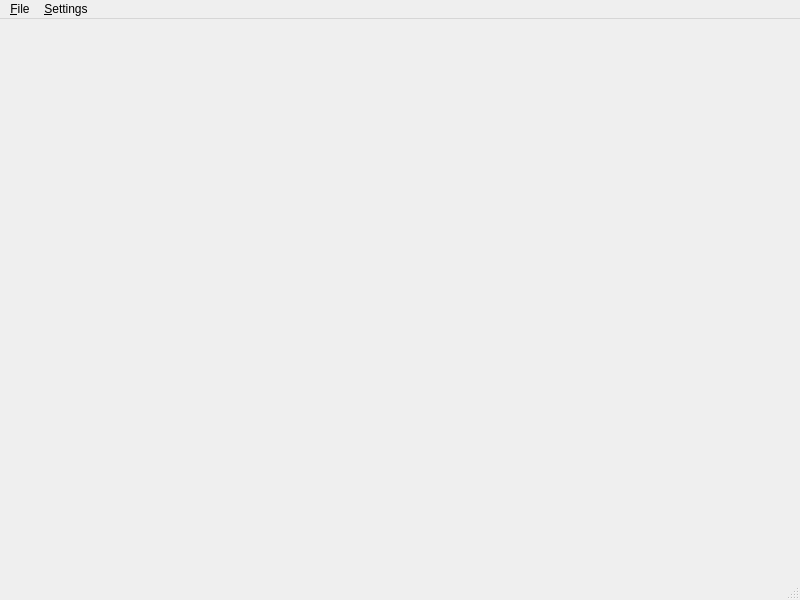
<?xml version="1.0" encoding="UTF-8"?>
<ui version="4.0">
 <class>MainWindow</class>
 <widget class="QMainWindow" name="MainWindow">
  <property name="geometry">
   <rect>
    <x>0</x>
    <y>0</y>
    <width>800</width>
    <height>600</height>
   </rect>
  </property>
  <property name="windowTitle">
   <string>Page Editor for Hypnospace Outlaw</string>
  </property>
  <widget class="QWidget" name="centralwidget"/>
  <widget class="QMenuBar" name="menubar">
   <property name="geometry">
    <rect>
     <x>0</x>
     <y>0</y>
     <width>800</width>
     <height>21</height>
    </rect>
   </property>
   <widget class="QMenu" name="menu_File">
    <property name="title">
     <string>&amp;File</string>
    </property>
    <addaction name="action_New_page"/>
    <addaction name="action_Open_Page"/>
    <addaction name="action_Save_Page"/>
    <addaction name="action_Quit"/>
   </widget>
   <widget class="QMenu" name="menuSettings">
    <property name="title">
     <string>&amp;Settings</string>
    </property>
    <addaction name="action_Mods"/>
    <addaction name="action_Refresh"/>
   </widget>
   <addaction name="menu_File"/>
   <addaction name="menuSettings"/>
  </widget>
  <widget class="QStatusBar" name="statusbar"/>
  <action name="action_Open_Page">
   <property name="text">
    <string>&amp;Open Page</string>
   </property>
   <property name="shortcut">
    <string>Ctrl+O</string>
   </property>
  </action>
  <action name="action_Quit">
   <property name="text">
    <string>&amp;Quit</string>
   </property>
   <property name="shortcut">
    <string>Ctrl+Q</string>
   </property>
  </action>
  <action name="action_Save_Page">
   <property name="text">
    <string>&amp;Save Page</string>
   </property>
  </action>
  <action name="action_Mods">
   <property name="text">
    <string>&amp;Mods</string>
   </property>
  </action>
  <action name="action_Refresh">
   <property name="text">
    <string>&amp;Refresh</string>
   </property>
  </action>
  <action name="action_New_page">
   <property name="text">
    <string>&amp;New page</string>
   </property>
  </action>
 </widget>
 <resources/>
 <connections/>
</ui>
